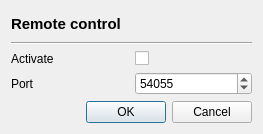
<?xml version="1.0" encoding="UTF-8"?>
<ui version="4.0">
 <class>GUI_RemoteControl</class>
 <widget class="QDialog" name="GUI_RemoteControl">
  <property name="geometry">
   <rect>
    <x>0</x>
    <y>0</y>
    <width>263</width>
    <height>134</height>
   </rect>
  </property>
  <property name="windowTitle">
   <string>Remote control</string>
  </property>
  <layout class="QGridLayout" name="gridLayout">
   <item row="2" column="0">
    <widget class="QLabel" name="label_2">
     <property name="text">
      <string>Activate</string>
     </property>
    </widget>
   </item>
   <item row="3" column="1">
    <widget class="QSpinBox" name="sb_port">
     <property name="maximum">
      <number>65000</number>
     </property>
     <property name="value">
      <number>54055</number>
     </property>
    </widget>
   </item>
   <item row="4" column="0" colspan="2">
    <widget class="QDialogButtonBox" name="bb_ok_cancel">
     <property name="focusPolicy">
      <enum>Qt::StrongFocus</enum>
     </property>
     <property name="orientation">
      <enum>Qt::Horizontal</enum>
     </property>
     <property name="standardButtons">
      <set>QDialogButtonBox::Cancel|QDialogButtonBox::Ok</set>
     </property>
    </widget>
   </item>
   <item row="3" column="0">
    <widget class="QLabel" name="label">
     <property name="text">
      <string>Port</string>
     </property>
    </widget>
   </item>
   <item row="2" column="1">
    <widget class="QCheckBox" name="cb_activate">
     <property name="layoutDirection">
      <enum>Qt::LeftToRight</enum>
     </property>
     <property name="text">
      <string/>
     </property>
    </widget>
   </item>
   <item row="1" column="0" colspan="2">
    <widget class="Line" name="line">
     <property name="orientation">
      <enum>Qt::Horizontal</enum>
     </property>
    </widget>
   </item>
   <item row="0" column="0" colspan="2">
    <widget class="QLabel" name="lab_title">
     <property name="font">
      <font>
       <pointsize>11</pointsize>
       <weight>75</weight>
       <bold>true</bold>
      </font>
     </property>
     <property name="text">
      <string>Remote control</string>
     </property>
    </widget>
   </item>
  </layout>
 </widget>
 <resources/>
 <connections>
  <connection>
   <sender>bb_ok_cancel</sender>
   <signal>accepted()</signal>
   <receiver>GUI_RemoteControl</receiver>
   <slot>accept()</slot>
   <hints>
    <hint type="sourcelabel">
     <x>248</x>
     <y>254</y>
    </hint>
    <hint type="destinationlabel">
     <x>157</x>
     <y>274</y>
    </hint>
   </hints>
  </connection>
  <connection>
   <sender>bb_ok_cancel</sender>
   <signal>rejected()</signal>
   <receiver>GUI_RemoteControl</receiver>
   <slot>reject()</slot>
   <hints>
    <hint type="sourcelabel">
     <x>316</x>
     <y>260</y>
    </hint>
    <hint type="destinationlabel">
     <x>286</x>
     <y>274</y>
    </hint>
   </hints>
  </connection>
 </connections>
</ui>
